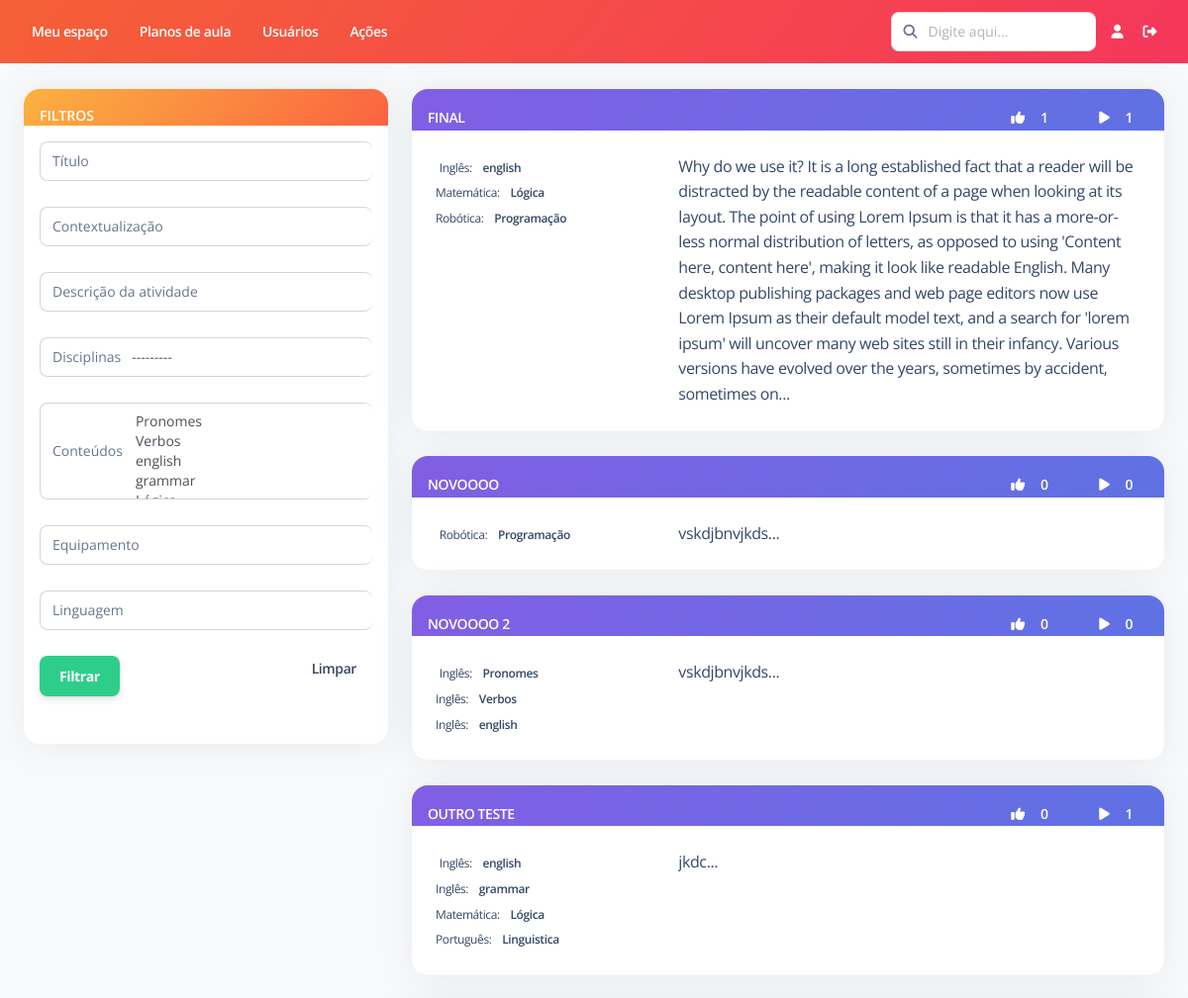
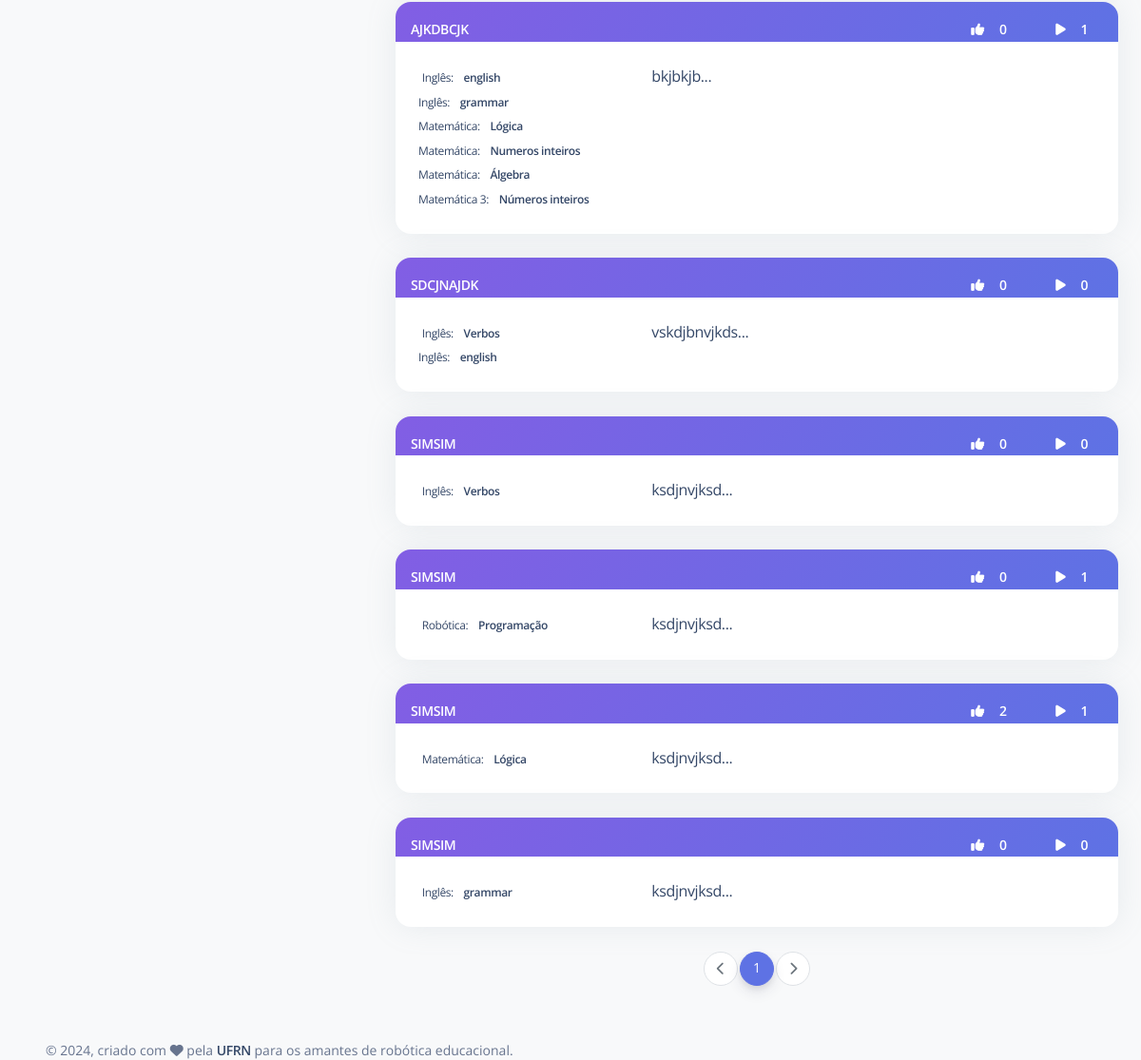
The app's page /plano-aula/listar/ with its own data (2 pictures, top to bottom).
### PlanoAula/models.py (models this page shows, shortened)
class PlanoAula(models.Model):
    criador = models.ForeignKey(Usuario, on_delete=models.RESTRICT,null=True, verbose_name="Responsável")
    data_criacao = models.DateTimeField(default=timezone.now, verbose_name="Data de criação")
    titulo = models.CharField(max_length=200, verbose_name="Título")
    contextualizacao = models.TextField(verbose_name="Contextualização")
    descricao_atividade = models.TextField(verbose_name="Descrição da atividade")
    avaliacao = models.TextField(verbose_name="Critérios de avaliação", default="", blank=True, null=True)
    conteudos = models.ManyToManyField(Conteudo, related_name="planos_de_aula", verbose_name="Conteúdos")
    robo_equipamento = models.CharField(max_length=200, verbose_name="Equipamento", default="")
    robo_descricao = models.TextField(verbose_name="Descrição do robô", default="")
    robo_link = models.TextField(verbose_name="Links", blank=True, null=True)
    prog_linguagem = models.CharField(max_length=200, verbose_name="Linguagem de programação", default="")
    prog_descricao = models.TextField(verbose_name="Descrição da programação", default="")
    prog_link = models.TextField(verbose_name="Links", blank=True, null=True)
    prog_codigos = models.FileField(upload_to=user_directory_path, blank=True, null=True, verbose_name="Códigos")
    robo_fotos = models.ImageField(upload_to=user_directory_path, blank=True, null=True)
    robo_videos = models.ImageField(upload_to=user_directory_path, blank=True, null=True)
    robo_pdf = models.FileField(upload_to=user_directory_path, blank=True, null=True)
    exec_fotos = models.ImageField(upload_to=user_directory_path, blank=True, null=True)
    exec_videos = models.ImageField(upload_to=user_directory_path, blank=True, null=True)
    class Meta:
        ordering = ['titulo']
        verbose_name = "Plano de aula"
        verbose_name_plural = "Planos de aula"

### Disciplina/models.py (models this page shows)
class Conteudo(models.Model):
    nome = models.CharField(max_length=200, verbose_name="Nome")
    disciplina = models.ForeignKey(Disciplina, on_delete=models.RESTRICT, related_name="conteudos", verbose_name="Disciplina")
    status = models.CharField(max_length=7, choices=STATUS, default='Ativo')
    def __str__(self):
        return self.nome
    class Meta:
        ordering = ['disciplina', 'nome']
        verbose_name = "Conteúdo"
        verbose_name_plural = "Conteúdos"

class Disciplina(models.Model):
    nome = models.CharField(max_length=200, verbose_name="Nome")
    status = models.CharField(max_length=7, choices=STATUS, default='Ativo')
    def __str__(self):
        return self.nome
    class Meta:
        ordering = ['nome']
        verbose_name = "Disciplina"
        verbose_name_plural = "Disciplinas"

### PlanoAula/views.py (the view)
# urls.py: path('listar/', views.ListarPlanosAulaFiltrados.as_view(), name='listar'),
class ListarPlanosAulaFiltrados(generic.ListView):
    model = PlanoAula
    template_name = 'PlanoAula/listar.html'
    context_object_name = 'lista_planos_aula'
    paginate_by = 15
    def get_queryset(self):
        qs = super().get_queryset()
        planos_aula_filtrado = filters.PlanoAulaFiltro(self.request.GET, queryset=PlanoAula.objects.all())
        qs_filtrada = planos_aula_filtrado.qs
        return qs_filtrada
    def get_context_data(self,**kwargs):
        context = super(ListarPlanosAulaFiltrados,self).get_context_data(**kwargs)
        planos_aula_filtrado = filters.PlanoAulaFiltro(self.request.GET, queryset=PlanoAula.objects.all())
        context['planos_aula_filtrado'] = planos_aula_filtrado.qs
        context['form_filtro'] = planos_aula_filtrado.form
        return context

### templates/PlanoAula/listar.html (shortened to what this page needs)
{% extends "Base/base.html" %}
{% load pagination_tags %}
{% load widget_tweaks %}
{% load static %}
{% block conteudo %}
<br>
<div class="row">
    <div class="col-md-4 col-lg-4">
        <div class="card border-primary">
            <div class="card-header pb-0 p-3 bg-gradient-warning">
                <p class="text-sm mb-0 text-uppercase text-white font-weight-bold">Filtros</p>
            </div>
            <div class="card-body p-3 overflow-auto">
                <div class="form-group">
                    <form action="" method="get">
                        <div class="input-group">
                            <span class="input-group-text text-body">Título</span>
                            {{form_filtro.titulo|add_class:"form-control"}}
                        </div>
                        <br>
                        <div class="input-group">
                            <span class="input-group-text text-body">Contextualização</span>
                            {{form_filtro.contextualizacao|add_class:"form-control"}}
                        </div>
                        <br>
                        <div class="input-group">
                            <span class="input-group-text text-body">Descrição da atividade</span>
                            {{form_filtro.descricao_atividade|add_class:"form-control"}}
                        </div>
                        <br>
                        <div class="input-group">
                            <span class="input-group-text text-body">Disciplinas</span>
                            {{form_filtro.conteudos__disciplina|add_class:"form-control"}}
                        </div>
                        <br>
                        <div class="input-group">
                            <span class="input-group-text text-body">Conteúdos</span>
                            {{form_filtro.conteudos|add_class:"form-control"}}
                        </div>
                        <br>
                        <div class="input-group">
                            <span class="input-group-text text-body">Equipamento</span>
                            {{form_filtro.robo_equipamento|add_class:"form-control"}}
                        </div>
                        <br>
                        <div class="input-group">
                            <span class="input-group-text text-body">Linguagem</span>
                            {{form_filtro.prog_linguagem|add_class:"form-control"}}
                        </div>
                        <br>
                        <input type="submit" class="btn btn-success" value="Filtrar">
                        <div class="float-end">
                            <a href="{% url 'plano_aula:listar' %}"><span class="text-sm mb-0 font-weight-bold px-3">Limpar</span></a>
                        </div>
                    </form>
                </div>
            </div>
        </div>
    </div>
    <div class="col-md-8 col-lg-8">
        {% for aula in lista_planos_aula %}
            <a href="{% url 'plano_aula:detalhes' pk=aula.pk %}">
                <div class="card">
                    <div class="card-header bg-gradient-primary pb-0 p-3">
                        <span class="text-sm mb-0 text-uppercase text-white font-weight-bold">{{aula.titulo}}</span>
                        <div class="float-end">
                            <span class="text-sm mb-0 text-uppercase text-white font-weight-bold px-3"><i class="fas fa-thumbs-up text-white px-3"></i>{{ aula.likes.count }}</span>
                            <span class="text-sm mb-0 text-uppercase text-white font-weight-bold px-3"><i class="fas fa-play text-white px-3"></i>{{ aula.execucoes.count }}</span>
                        </div>
                    </div>
                    <div class="card-body row">
                        <div class="col-4">
                            {% for conteudo in aula.conteudos.all %}
                                <span class="mb-2 text-xs">{{conteudo.disciplina}}:
                                    <span class="text-dark font-weight-bold ms-sm-2">{{conteudo.nome}}</span>
                                </span>
                                <br>
                            {% endfor %}
                        </div>
                        <div class="col-8">
                            <div class="overflow-auto">
                                {{ aula.descricao_atividade|slice:":600" }}...
                            </div>
                        </div>
                    </div>
                </div>
            </a>
            <br>
        {% endfor %}
        <nav class="justify-content-center d-flex pagination">
            <ul class="pagination">
                {% if page_obj.has_previous %}
                    <li class="page-item">
                        <a href="?{% url_replace request 'page' page_obj.previous_page_number %}" class="page-link" aria-label="Previous">
                            <i class="fas fa-chevron-left"></i>
                        </a>
                    </li>
                {% else %}
                    <li class="page-item disabled">
                        <a href="" class="page-link" aria-label="Previous">
                            <i class="fas fa-chevron-left"></i>
                        </a>
                    </li>
                {% endif %}
                {% for i in page_obj.paginator.page_range %}
                    {% if page_obj.number == i %}
                        <li class="active page-item">
                            <span class="page-link">{{ i }} <span class="sr-only">(current)</span></span>
                        </li>
                    {% elif i > page_obj.number|add:'-3' and i < page_obj.number|add:'3' %}
                        <li class="page-item">
                            <a href="?{% url_replace request 'page' i %}" class="page-link">{{ i }}</a>
                        </li>
                    {% endif %}
                {% endfor %}
                {% if page_obj.has_next %}
                    <li class="page-item">
                        <a href="?{% url_replace request 'page' page_obj.next_page_number %}" class="page-link" aria-label="Next">
                            <i class="fas fa-chevron-right"></i>
                        </a>
                    </li>
                {% else %}
                    <li class="page-item disabled">
                        <a href="" class="page-link" aria-label="Next">
                            <i class="fas fa-chevron-right"></i>
                        </a>
                    </li>
                {% endif %}
            </ul>
        </nav>
    </div>
</div>
<br/>
{% endblock %}

### records on screen
PlanoAula: titulo "FINAL", likes.count "1", execucoes.count "1", descricao_atividade "Why do we use it? It is a long established fact that a reader will be distracted by the readable content of a page when looking at its layout. The point of using Lorem Ipsum is that it has a more-or-less normal distribution of letters, as opposed to using 'Content here, content here', making it look like readable English. Many desktop publishing packages and web page editors now use Lorem Ipsum as their default model text, and a search for 'lorem ipsum' will uncover many web sites still in their infancy. Various versions have evolved over the years, sometimes by accident, sometimes on"
Conteudo: disciplina "Inglês", nome "english"
Conteudo: disciplina "Matemática", nome "Lógica"
Conteudo: disciplina "Robótica", nome "Programação"
PlanoAula: titulo "NOVOOOO", likes.count "0", execucoes.count "0", descricao_atividade "vskdjbnvjkds"
PlanoAula: titulo "NOVOOOO 2", likes.count "0", execucoes.count "0", descricao_atividade "vskdjbnvjkds"
Conteudo: disciplina "Inglês", nome "Pronomes"
Conteudo: disciplina "Inglês", nome "Verbos"
PlanoAula: titulo "OUTRO TESTE", likes.count "0", execucoes.count "1", descricao_atividade "jkdc"
Conteudo: disciplina "Inglês", nome "grammar"
Conteudo: disciplina "Português", nome "Linguistica"
PlanoAula: titulo "AJKDBCJK", likes.count "0", execucoes.count "1", descricao_atividade "bkjbkjb"
Conteudo: disciplina "Matemática", nome "Numeros inteiros"
Conteudo: disciplina "Matemática", nome "Álgebra"
Conteudo: disciplina "Matemática 3", nome "Números inteiros"
PlanoAula: titulo "SDCJNAJDK", likes.count "0", execucoes.count "0", descricao_atividade "vskdjbnvjkds"
PlanoAula: titulo "SIMSIM", likes.count "0", execucoes.count "0", descricao_atividade "ksdjnvjksd"
PlanoAula: titulo "SIMSIM", likes.count "0", execucoes.count "1", descricao_atividade "ksdjnvjksd"
PlanoAula: titulo "SIMSIM", likes.count "2", execucoes.count "1", descricao_atividade "ksdjnvjksd"
PlanoAula: titulo "SIMSIM", likes.count "0", execucoes.count "0", descricao_atividade "ksdjnvjksd"

### other values on screen
{{ i }} "1"
